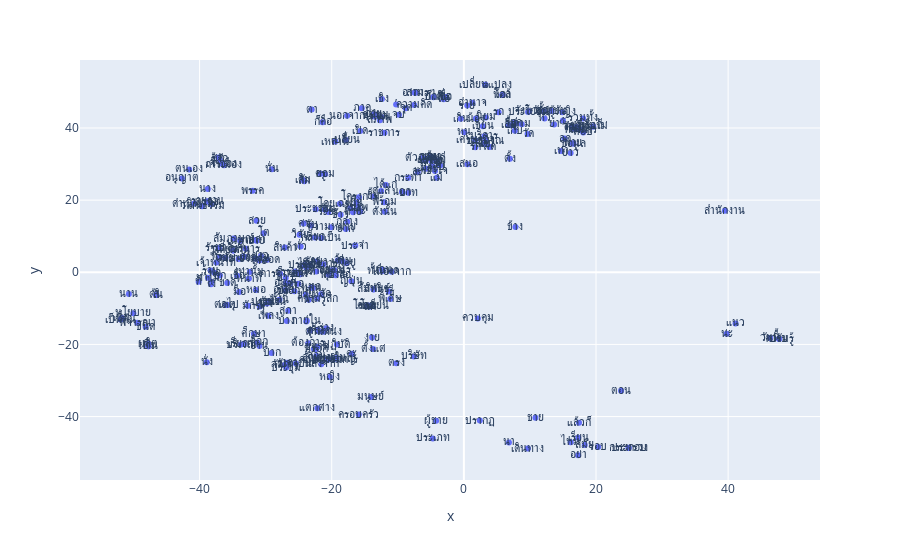

The notebook cell this image was saved under:
### Code cell
import plotly.express as px
fig = px.scatter(x = x, y = y, text= l, size_max=60)
fig.show()

### Figure 1 — Plotly figure (JSON) as saved in the notebook; plotly's stock layout.template omitted (floating-point values rounded to 4 significant figures; data arrays with more than 128 entries replaced by an {"elided": "..."} marker saying what was removed)
{"data": [{"hoverlabel": {"namelength": 0}, "hovertemplate": "x=%{x}<br>y=%{y}<br>text=%{text}", "legendgroup": "", "marker": {"color": "#636efa", "symbol": "circle"}, "mode": "markers+text", "name": "", "showlegend": false, "text": {"elided": "300 str values"}, "type": "scatter", "x": {"elided": "300 float values"}, "xaxis": "x", "y": {"elided": "300 float values"}, "yaxis": "y"}], "layout": {"legend": {"tracegroupgap": 0}, "margin": {"t": 60}, "xaxis": {"anchor": "y", "domain": [0, 1], "title": {"text": "x"}}, "yaxis": {"anchor": "x", "domain": [0, 1], "title": {"text": "y"}}}}
